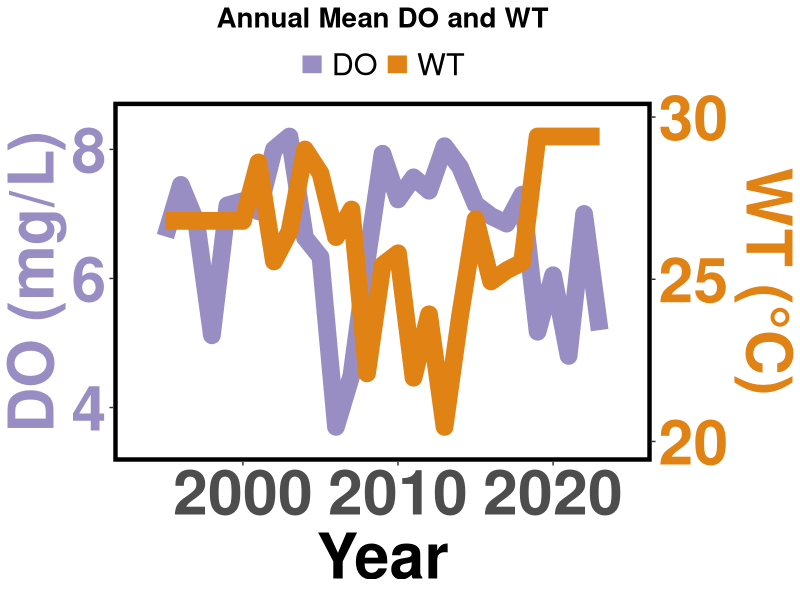
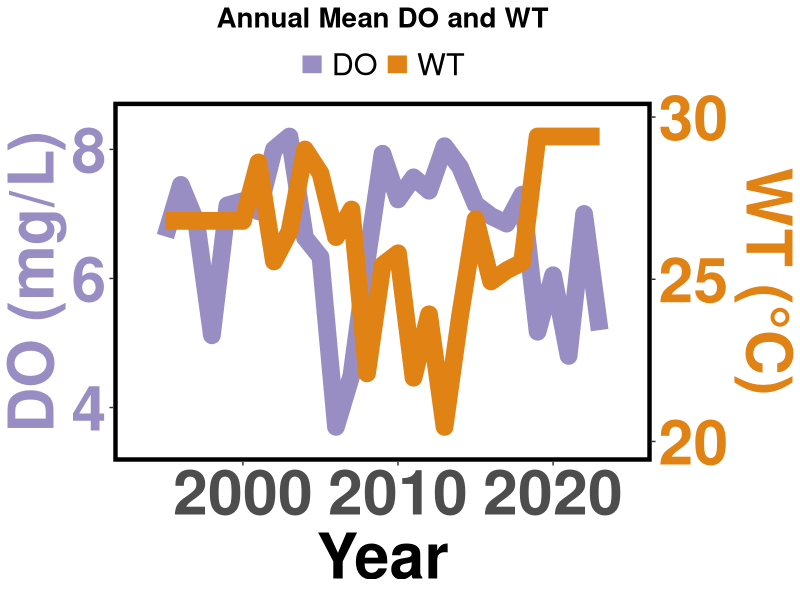

Generate these figures, in order, with R:
library(readr)
library(dplyr)
library(ggplot2)
library(scales)

# === 读取数据 ===
df <- read_csv("Australia_avg.csv", show_col_types = FALSE)

# === 统一列名（防止空格问题）===
names(df) <- tolower(trimws(names(df)))

# === 设置范围和缩放 WT 到 DO 范围 ===
range_DO <- range(df$do, na.rm = TRUE)
range_WT <- range(df$wt, na.rm = TRUE)

df <- df %>%
  mutate(WT_scaled = rescale(wt, to = range_DO))

# === 绘图 ===
ggplot(df, aes(x = year)) +
  geom_line(aes(y = do, color = "DO"), size = 6) +
  geom_line(aes(y = WT_scaled, color = "WT"), size = 6) +
  
  scale_x_continuous(
    name = "Year",
    breaks = pretty(df$year, n = 2),
    expand = expansion(mult = c(0.12, 0.12))
  ) +
  
  scale_y_continuous(
    name = "DO (mg/L)",
    breaks = pretty(range_DO, n = 3),
    expand = expansion(mult = c(0.12, 0.12)),
    sec.axis = sec_axis(
      ~ rescale(., from = range_DO, to = range_WT),
      name = "WT (°C)",
      breaks = pretty(range_WT, n = 3),
      labels = function(x) format(x, nsmall = 1)
    )
  ) +
  
  scale_color_manual(
    values = c("DO" = "#998ec3", "WT" = "#e08214"),
    labels = c("DO", "WT")
  ) +
  
  theme_bw() +
  theme(
    panel.grid = element_blank(),
    panel.border = element_rect(color = "black", size = 3),
    axis.title.x = element_text(size = 45,face = "bold"),
    axis.text.x = element_text(size = 45,face = "bold"),
    axis.title.y.left = element_text(color = "#998ec3", size = 45, face = "bold"),
    axis.text.y.left = element_text(color = "#998ec3", size = 45,face = "bold"),
    axis.title.y.right = element_text(color = "#e08214", size = 45, face = "bold"),
    axis.text.y.right = element_text(color = "#e08214", size = 45,face = "bold"),
    legend.position = "top",
    legend.text = element_text(size = 22),
    plot.title = element_text(size = 20, face = "bold", hjust = 0.5)
  ) +
  labs(x = "Year", title = "Annual Mean DO and WT", color = NULL)


ggsave(
  filename = "Australia_trend2.png",  # 输出文件名
  plot = last_plot(),                   # 或指定 plot = p，如果你存到了变量 p 中
  width = 10, height = 8,               # 单位：英寸（可以改大）
  dpi = 600,                            # 分辨率：高清出版级别
  bg = "white"                          # 背景白色（非透明）
)
